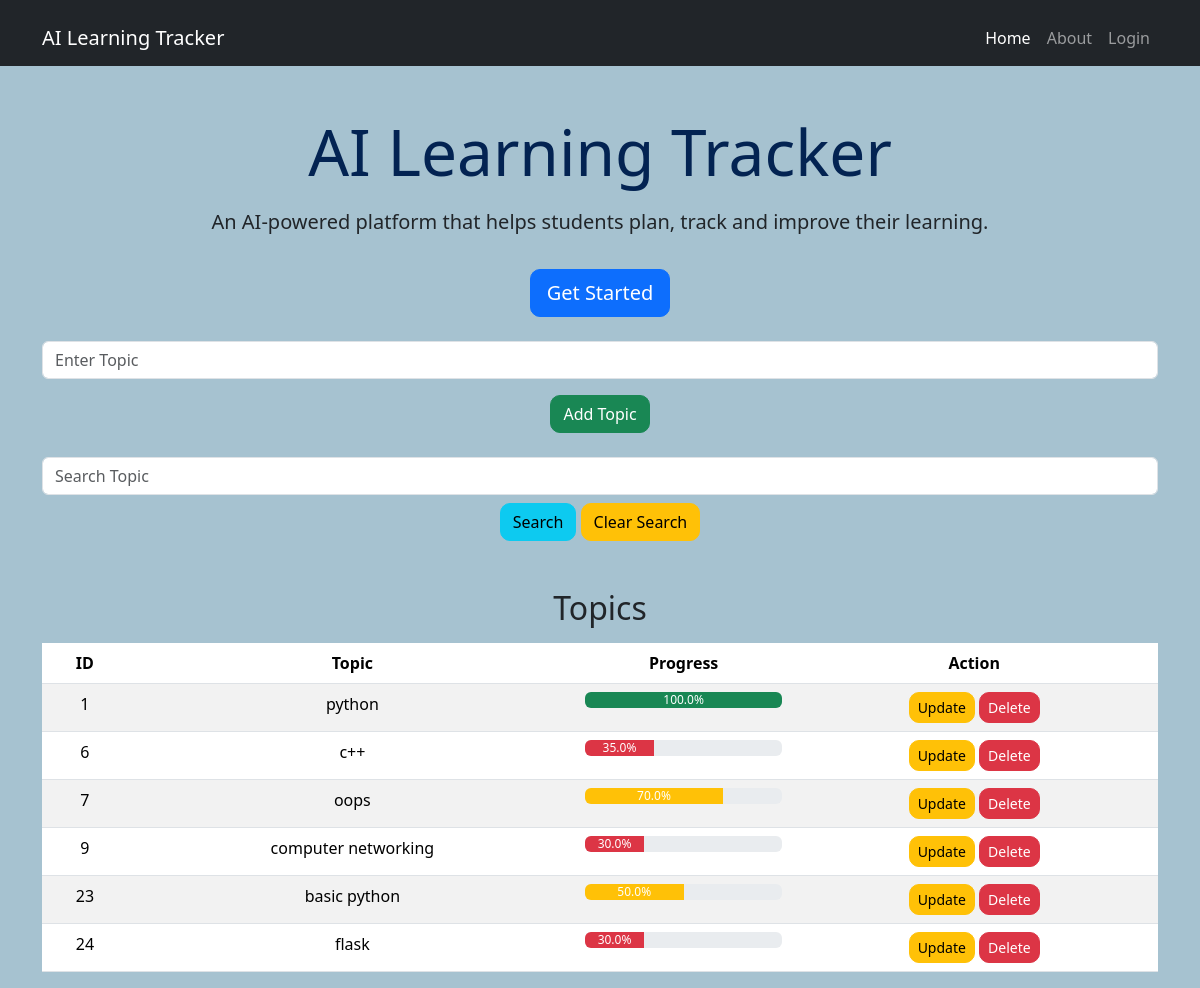
The page / on the database its author committed.
### tables this page shows
CREATE TABLE topics(
                    id INTEGER PRIMARY KEY AUTOINCREMENT,
                    topic TEXT NOT NULL,
                    progress REAL NOT NULL 
                    );

### app.py (the view, shortened to what this page needs)
@app.route("/", methods=["GET", "POST"])
def home():
    search = request.args.get("search")
    if search:
        tp = database.search_topic(search)
        if not tp:
            flash("Topic not found!", "danger")
            tp = database.view_topics()
    else:
        tp = database.view_topics()
    return render_template("home.html", topics=tp)

### database.py (called while the page is built)
def view_topics():
    with sqlite3.connect("learning.db") as conn:
        cursor = conn.cursor()
        cursor.execute("SELECT * FROM topics")
        c=cursor.fetchall()
        return c

### templates/home.html
{% extends "base.html" %}
{% block content %}
<div class="container text-center mt-5">
    <h1 class="display-3">AI Learning Tracker</h1>
    <p class="lead mt-3">
        An AI-powered platform that helps students plan, track and improve their learning.
    </p>
    <a href="/login" class="btn btn-primary btn-lg mt-3">
        Get Started
    </a>
    <form method="POST" class="mt-4">
        <input type="text"
            name="topic"
            class="form-control mb-3"
            placeholder="Enter Topic">
        <button type="submit" class="btn btn-success">
            Add Topic
        </button>
    </form>
    <form method="GET" class="mt-4 mb-3">
        <input
            type="text"
            name="search"
            value="{{ request.args.get('search','') }}"
            class="form-control"
            placeholder="Search Topic">
        <button class="btn btn-info mt-2">Search</button>
        <a href="/" class="btn btn-warning mt-2">Clear Search</a>
    </form>
    <h2 class="mt-5">Topics</h2>
    <table class="table table-striped mt-3">
        <thead>
            <tr>
                <th>ID</th>
                <th>Topic</th>
                <th>Progress</th>
                <th>Action</th>
            </tr>
        </thead>
        <tbody>
            {% for topic in topics %}
            <tr>
                <td>{{ topic[0] }}</td>
                <td>{{ topic[1] }}</td>
                <td>
                    <div class="progress">
                        {% if topic[2] < 40 %}
                            <div
                                class="progress-bar bg-danger"
                                role="progressbar"
                                style="width: {{ topic[2] }}%;">
                                {{ topic[2] }}%
                            </div>
                        {% elif topic[2] < 80 %}
                            <div
                                class="progress-bar bg-warning"
                                role="progressbar"
                                style="width: {{ topic[2] }}%;">
                                {{ topic[2] }}%
                            </div>
                        {% else %}
                            <div
                                class="progress-bar bg-success"
                                role="progressbar"
                                style="width: {{ topic[2] }}%;">
                                {{ topic[2] }}%
                            </div>
                        {% endif %}
                    </div>
                </td>
                <td>
                    <a href="/update/{{ topic[0] }}" class="btn btn-warning btn-sm">Update</a>
                    <a href="/delete/{{ topic[0] }}" class="btn btn-danger btn-sm">Delete</a>
                </td>
            </tr>
            {% endfor %}
        </tbody>
    </table>
</div>
{% endblock %}

### templates/base.html (shortened to what this page needs)
<!DOCTYPE html>
<html lang="en">
<head>
    <link href="https://cdn.jsdelivr.net/npm/bootstrap@5.3.3/dist/css/bootstrap.min.css" rel="stylesheet">
    <link rel="stylesheet" href="{{ url_for('static', filename='css/style.css') }}">
</head>
<body>
    <nav class="navbar navbar-expand-lg navbar-dark bg-dark">
        <div class="container">
            <a class="navbar-brand" href="#">AI Learning Tracker</a>
            <div class="collapse navbar-collapse" id="navbarNav">
                <ul class="navbar-nav ms-auto">
                    <li class="nav-item">
                        <a class="nav-link active" href="/">Home</a>
                    </li>
                    <li class="nav-item">
                        <a class="nav-link" href="/about">About</a>
                    </li>
                    <li class="nav-item">
                        <a class="nav-link" href="/login">Login</a>
                    </li>
                </ul>
            </div>
        </div>
    </nav>
    {% block content %}
    {% endblock %}
</body>
</html>

### static/css/style.css (style rules this page uses)
body { background-color: #a6c2d0; }
h1 { color: #032352; font-weight: bold; }
p { font-size: 18px; }
.container { margin-top: 10px; }
.btn { border-radius: 10px; }

### rows shown on the page
topics: id "1", topic "python", progress "100.0"
topics: id "6", topic "c++", progress "35.0"
topics: id "7", topic "oops", progress "70.0"
topics: id "9", topic "computer networking", progress "30.0"
topics: id "23", topic "basic python", progress "50.0"
topics: id "24", topic "flask", progress "30.0"
